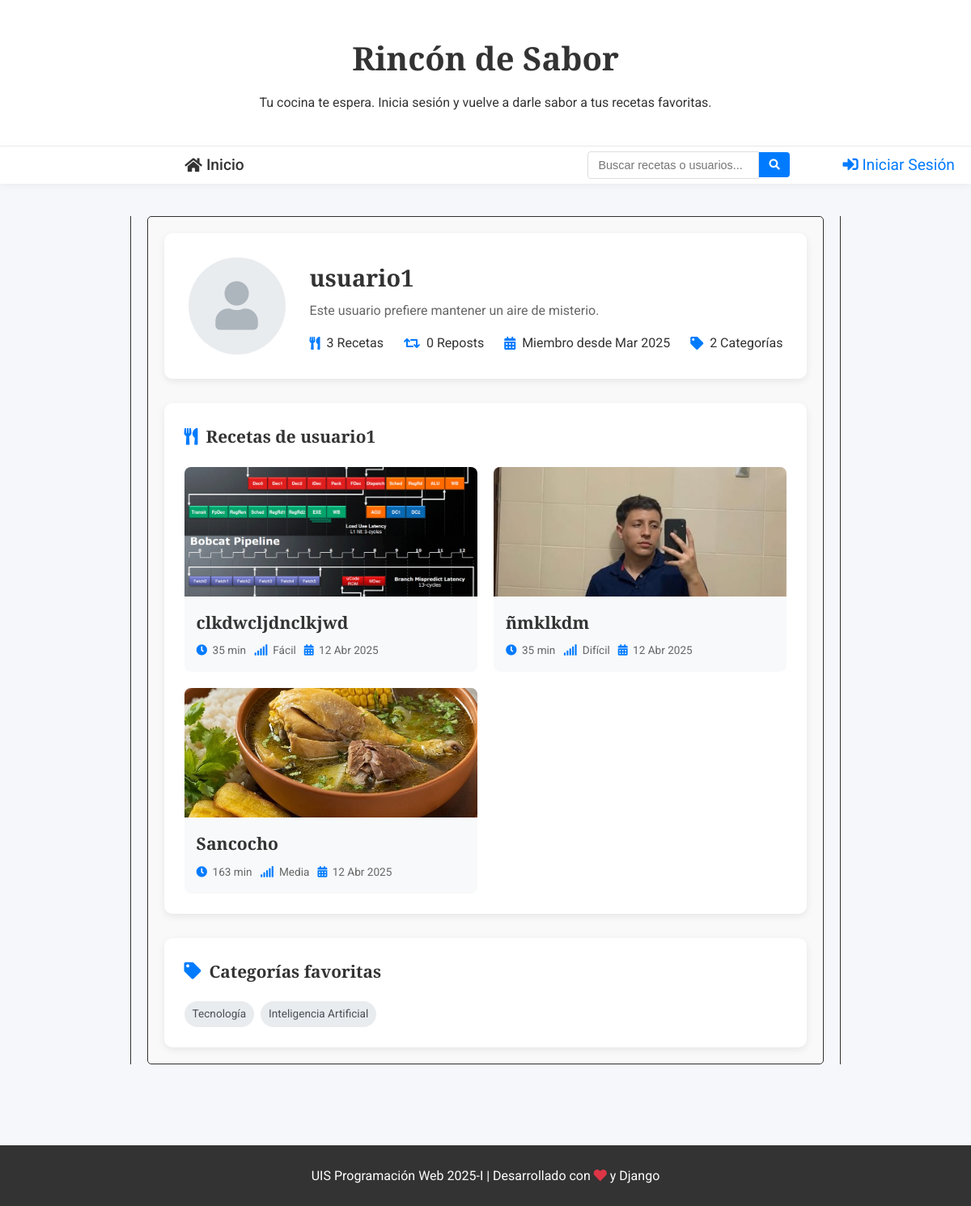
Screenshot of /usuario/usuario1/ with the database file from the repository.
### post/models.py (models this page shows, shortened)
class Recipe(models.Model):
    DIFFICULTY_CHOICES = [
        ('FACIL', 'Fácil'),
        ('MEDIA', 'Media'),
        ('DIFICIL', 'Difícil'),
    ]
    title = models.CharField(max_length=200, verbose_name='Título')
    ingredients = models.TextField(verbose_name='Ingredientes')
    instructions = models.TextField(verbose_name='Instrucciones')
    prep_time = models.PositiveIntegerField(verbose_name='Tiempo de Preparación (minutos)', default=0)
    cook_time = models.PositiveIntegerField(verbose_name='Tiempo de Cocción (minutos)', default=0)
    servings = models.PositiveIntegerField(verbose_name='Porciones', default=1)
    difficulty = models.CharField(max_length=10, choices=DIFFICULTY_CHOICES, default='MEDIA', verbose_name='Dificultad')
    recipe_image = models.ImageField(upload_to='recipe_pics/', null=True, blank=True, verbose_name='Imagen de la Receta')
    author = models.ForeignKey(User, on_delete=models.CASCADE, verbose_name='Autor')
    category = models.ForeignKey(Category, on_delete=models.SET_NULL, null=True, blank=True, verbose_name='Categoría')
    created_at = models.DateTimeField(auto_now_add=True, verbose_name='Fecha de Creación')
    updated_at = models.DateTimeField(auto_now=True, verbose_name='Última Actualización')
    published = models.BooleanField(default=True, verbose_name='Publicada')
    def total_time(self):
        return self.prep_time + self.cook_time

class Category(models.Model):
    name = models.CharField(max_length=100, unique=True)
    class Meta:
        verbose_name = "Category"
        verbose_name_plural = "Categories"

### post/views.py (the view)
# urls.py: path('usuario/<str:username>/', views.perfil_publico, name='perfil_publico'),
def perfil_publico(request, username):
    user = get_object_or_404(User, username=username)
    recetas_propias = Recipe.objects.filter(author=user, published=True).order_by('-created_at')
    reposts = Repost.objects.filter(reposted_by=user).order_by('-created_at')
    total_recetas_propias = recetas_propias.count()
    total_reposts = reposts.count()
    categorias_usadas = Category.objects.filter(recipe__author=user, recipe__published=True).distinct()
    context = {
        'profile_user': user,
        'recetas_propias': recetas_propias,
        'reposts': reposts,
        'total_recetas_propias': total_recetas_propias,
        'total_reposts': total_reposts,
        'total_recetas': total_recetas_propias + total_reposts,
        'categorias_usadas': categorias_usadas,
    }
    return render(request, 'post/perfil_publico.html', context)

### post/templates/post/perfil_publico.html (shortened to what this page needs)
{% extends 'post/base.html' %}
{% load static %}
{% block content %}
<div class="perfil-container">
    <div class="perfil-header">
        {% if profile_user.profile.profile_image %}
            <div class="perfil-avatar">
                <img src="{{ profile_user.profile.profile_image.url }}" alt="{{ profile_user.username }}">
            </div>
        {% else %}
            <div class="perfil-avatar-icon">
                <i class="fas fa-user"></i>
            </div>
        {% endif %}
        <div class="perfil-info">
            <h1 class="perfil-nombre">{{ profile_user.username }}</h1>
            {% if profile_user.profile.bio %}
                <p class="perfil-bio">{{ profile_user.profile.bio }}</p>
            {% else %}
                <p class="perfil-bio">Este usuario prefiere mantener un aire de misterio.</p>
            {% endif %}
            <div class="perfil-stats">
                <div class="stat-item">
                    <i class="fas fa-utensils"></i>
                    <span>{{ total_recetas_propias }} Recetas</span>
                </div>
                <div class="stat-item">
                    <i class="fas fa-retweet"></i>
                    <span>{{ total_reposts }} Reposts</span>
                </div>
                <div class="stat-item">
                    <i class="fas fa-calendar-alt"></i>
                    <span>Miembro desde {{ profile_user.date_joined|date:"M Y" }}</span>
                </div>
                <div class="stat-item">
                    <i class="fas fa-tag"></i>
                    <span>{{ categorias_usadas.count }} Categorías</span>
                </div>
            </div>
        </div>
    </div>
    <div class="perfil-content">
        <div class="perfil-section">
            <h2 class="section-title"><i class="fas fa-utensils"></i> Recetas de {{ profile_user.username }}</h2>
            {% if recetas_propias %}
                <div class="grid-recetas">
                    {% for receta in recetas_propias %}
                        <div class="tarjeta-receta">
                            {% if receta.recipe_image %}
                                <div class="receta-img">
                                    <img src="{{ receta.recipe_image.url }}" alt="{{ receta.title }}">
                                </div>
                            {% endif %}
                            <div class="receta-content">
                                <h3 class="receta-title">
                                    <a href="{% url 'detalle_receta' receta.id %}">{{ receta.title }}</a>
                                </h3>
                                <div class="receta-meta">
                                    <span><i class="fas fa-clock"></i> {{ receta.total_time }} min</span>
                                    <span><i class="fas fa-signal"></i> {{ receta.get_difficulty_display }}</span>
                                    <span><i class="fas fa-calendar-alt"></i> {{ receta.created_at|date:"d M Y" }}</span>
                                </div>
                            </div>
                        </div>
                    {% endfor %}
                </div>
            {% else %}
                <div class="no-recetas">
                    <i class="fas fa-search"></i>
                    <h3>No hay recetas publicadas</h3>
                    <p>{{ profile_user.username }} aún no ha compartido ninguna receta.</p>
                </div>
            {% endif %}
        </div>
        {% if categorias_usadas %}
            <div class="perfil-section">
                <h2 class="section-title"><i class="fas fa-tag"></i> Categorías favoritas</h2>
                <div class="categorias-usadas">
                    {% for categoria in categorias_usadas %}
                        <span class="categoria-tag">{{ categoria.name }}</span>
                    {% endfor %}
                </div>
            </div>
        {% endif %}
    </div>
</div>
{% endblock %}

### post/static/post/css/base.css (style rules this page uses)
html, body { height: 100%; margin: 0; }
body { display: flex; font-family: Arial, sans-serif; flex-direction: column; }
a { text-decoration: none; color: #ffffff; font-size: 1.2em; }
.perfil-container { max-width: 600px; margin: 20px auto; padding: 20px; border: 1px solid #303030; border-radius: 5px; background: #f9f9f9; }

### post/templates/post/base.html (style rules this page uses)
:root { --primary-color: #007bff; --secondary-color: #6c757d; --dark-color: #333; --light-color: #f8f9fa; --danger-color: #dc3545; --success-color: #28a745; }
* { margin: 0; padding: 0; box-sizing: border-box; }
body { font-family: 'Roboto', sans-serif; line-height: 1.6; background-color: #f5f7fa; color: #333; }
h1, h2, h3, h4, h5, h6 { font-family: 'Playfair Display', serif; }
a { text-decoration: none; color: var(--primary-color); }

### post/templates/post/perfil_publico.html (style rules this page uses)
.perfil-container { max-width: 1000px; margin: 0 auto; }
.perfil-header { display: flex; align-items: center; gap: 30px; background-color: white; padding: 30px; border-radius: 10px; box-shadow: 0 3px 10px rgba(0,0,0,0.08); margin-bottom: 30px; }
.perfil-avatar-icon { width: 120px; height: 120px; border-radius: 50%; background-color: #e9ecef; display: flex; align-items: center; justify-content: center; }
.perfil-avatar-icon i { font-size: 60px; color: #adb5bd; }
.perfil-info { flex-grow: 1; }
.perfil-nombre { font-size: 1.8rem; color: #333; margin-bottom: 5px; }
.perfil-bio { color: #666; margin-bottom: 15px; }
.perfil-stats { display: flex; gap: 25px; flex-wrap: wrap; }
.stat-item { display: flex; align-items: center; gap: 8px; }
.stat-item i { color: #007bff; }
.perfil-content { display: grid; gap: 30px; }
.perfil-section { background-color: white; padding: 25px; border-radius: 10px; box-shadow: 0 3px 10px rgba(0,0,0,0.08); }
.section-title { font-size: 1.3rem; color: #333; margin-bottom: 20px; display: flex; align-items: center; gap: 10px; }
.section-title i { color: #007bff; }
.grid-recetas { display: grid; grid-template-columns: repeat(auto-fill, minmax(280px, 1fr)); gap: 20px; }
.tarjeta-receta { background-color: #f8f9fa; border-radius: 8px; overflow: hidden; transition: transform 0.3s ease; }
.receta-img { height: 160px; overflow: hidden; }
.receta-img img { width: 100%; height: 100%; object-fit: cover; transition: transform 0.3s ease; }
.receta-content { padding: 15px; }
.receta-title { font-size: 1.1rem; margin-bottom: 8px; }
.receta-title a { color: #333; text-decoration: none; }
.receta-meta { display: flex; flex-wrap: wrap; gap: 10px; font-size: 0.85rem; color: #666; }
.receta-meta i { color: #007bff; margin-right: 3px; }
.categorias-usadas { display: flex; gap: 8px; flex-wrap: wrap; margin-top: 15px; }
.categoria-tag { background-color: #e9ecef; padding: 5px 10px; border-radius: 20px; font-size: 0.85rem; color: #495057; }

### rows the page displays
Recipe: recipe_image (picture), title "clkdwcljdnclkjwd", total_time "35", difficulty "Fácil", created_at "12 Abr 2025"
Recipe: recipe_image (picture), title "ñmklkdm", total_time "35", difficulty "Difícil", created_at "12 Abr 2025"
Recipe: recipe_image (picture), title "Sancocho", total_time "163", difficulty "Media", created_at "12 Abr 2025"
Category: name "Tecnología"
Category: name "Inteligencia Artificial"

### other values shown
{{ profile_user.username }} "usuario1"
{{ total_recetas_propias }} "3"
{{ total_reposts }} "0"
{{ profile_user.date_joined|date:"M Y" }} "Mar 2025"
{{ categorias_usadas.count }} "2"
